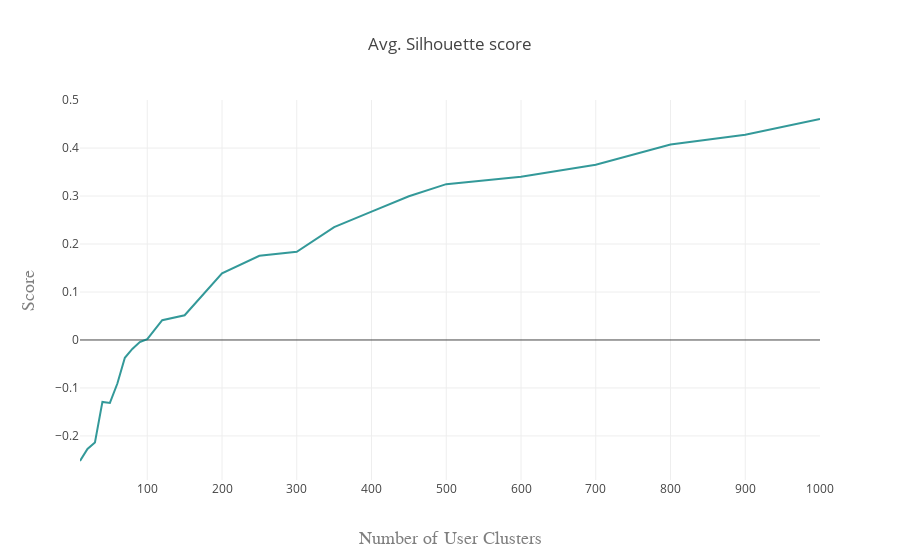

This figure's notebook cell:
### Code cell
import plotly as py
import plotly.graph_objs as go
py.offline.init_notebook_mode(connected=True)




data = [go.Scatter(x = list(scores_2.keys()),  y = list(scores_2.values()), 
                   marker=dict(color = 'rgb(0, 128, 128)'), 
                   name = 'Retweets',
                   opacity=0.80)]

layout = go.Layout(
    title='Avg. Silhouette score',
    xaxis=dict(
        title='Number of User Clusters',
        titlefont=dict(
            family='Courier New, monospace',
            size=18,
            color='#7f7f7f'
        )
    ),
    yaxis=dict(
        title='Score',
        titlefont=dict(
            family='Courier New, monospace',
            size=18,
            color='#7f7f7f'
        )
    )
)


py.offline.iplot(go.Figure(data = data, layout = layout), filename='basic-line')

### Figure 1 — Plotly figure (JSON) as saved in the notebook; plotly's stock layout.template omitted (floating-point values rounded to 4 significant figures)
{"data": [{"marker": {"color": "rgb(0, 128, 128)"}, "name": "Retweets", "opacity": 0.8, "type": "scatter", "uid": "2abcee58-3dc7-11e9-bfdf-f21898649618", "x": [10, 20, 30, 40, 50, 60, 70, 80, 90, 100, 120, 150, 200, 250, 300, 350, 400, 450, 500, 600, 700, 800, 900, 1000], "y": [-0.2522, -0.2272, -0.2135, -0.1291, -0.1311, -0.09067, -0.03716, -0.01863, -0.004284, 0.001632, 0.04114, 0.05156, 0.1388, 0.1755, 0.1838, 0.2352, 0.2675, 0.2994, 0.3248, 0.3403, 0.365, 0.4072, 0.4279, 0.4606]}], "layout": {"title": "Avg. Silhouette score", "xaxis": {"title": "Number of User Clusters", "titlefont": {"color": "#7f7f7f", "family": "Courier New, monospace", "size": 18}}, "yaxis": {"title": "Score", "titlefont": {"color": "#7f7f7f", "family": "Courier New, monospace", "size": 18}}}}
